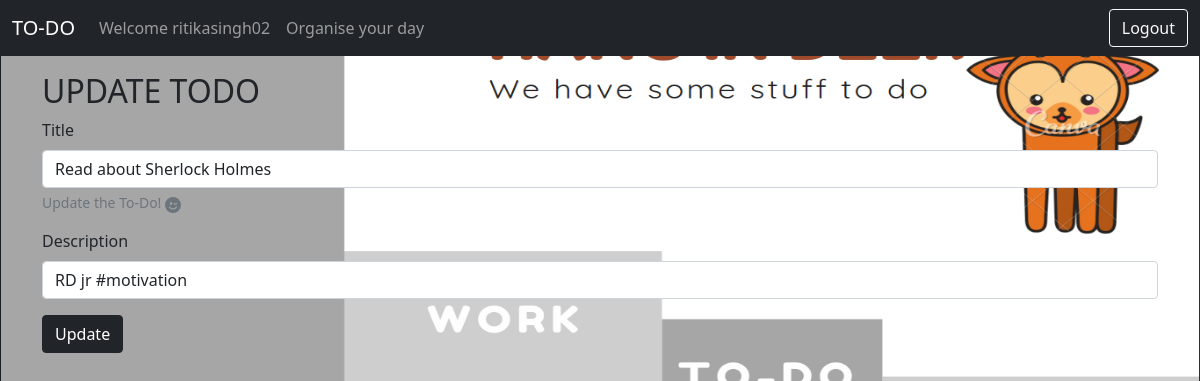
Page /update/2 (signed in) on the earlier database version.
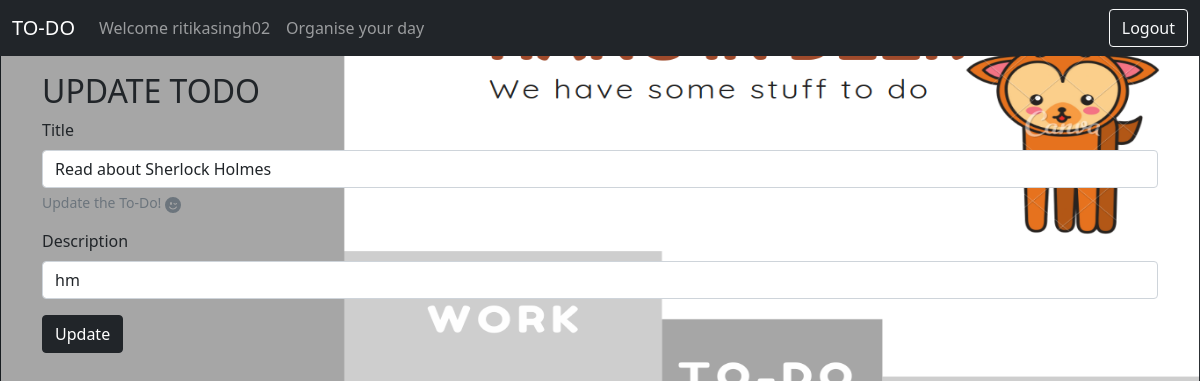
Same page on the later database version.
### app.py (models this page shows, shortened)
class Todo(db.Model):
    _tablename = 'todo'
    sno = db.Column(db.Integer, primary_key=True)
    title = db.Column(db.String(200), nullable=False)
    desc = db.Column(db.String(200), nullable=False)
    user = db.Column(db.String(200), db.ForeignKey('user.uname'))
    date_created = db.Column(db.DateTime, default=datetime.utcnow)

### app.py (the view, shortened to what this page needs)
@app.route('/update/<int:sno>', methods=['GET', 'POST'])
def update(sno):
    todo = Todo.query.filter_by(sno=sno, user=session['user']).first()
    return render_template("update.html", todo=todo, user=session['user'])

### templates/update.html (shortened to what this page needs)
{% extends 'base.html' %}
{%block body%}
    <div class="container my-3">
        <h2>UPDATE TODO</h2>
    <form action= "/update/{{todo.sno}}" method="POST">
        <div class="mb-3">
            <label for="title" class="form-label">Title</label>
            <input type="text" class="form-control" name = "title" id="title" value = "{{todo.title}}" aria-describedby="emailHelp">
            <div id="emailHelp" class="form-text">Update the To-Do!
            </div>
        </div>
        <div class="mb-3">
            <label for="desc" class="form-label">Description</label>
            <input type="text" class="form-control" name = "desc" id="desc" value="{{todo.desc}}">
        </div>
        <button type="submit" class="btn btn-dark ">Update</button>
        </form>
        </div>
{%endblock%}

### templates/base.html (shortened to what this page needs)
<!doctype html>
<html lang="en">
  <head>
    <link href="https://cdn.jsdelivr.net/npm/bootstrap@5.0.0/dist/css/bootstrap.min.css" rel="stylesheet">
    <link href="https://cdn.jsdelivr.net/npm/bootstrap@5.0.0/dist/css/bootstrap.min.css" rel="stylesheet">
  </head>
  <body onload="Focus()">
    <nav class="navbar navbar-expand-lg navbar-dark bg-dark">
        <div class="container-fluid">
          <a class="navbar-brand" href="/">TO-DO</a>
          <div class="collapse navbar-collapse" id="navbarSupportedContent">
            <ul class="navbar-nav me-auto mb-2 mb-lg-0">
              <li class="nav-item">
                {% if user%}
                <a class="nav-link deactive" aria-current="page" href="/">Welcome {{user}}</a>
                {%else%}
                <a class="nav-link active" aria-current="page" href="/login">Login</a>
                {%endif%}
              </li>
              <li class="nav-item">
                <a class="nav-link" href="#">Organise your day</a>
              </li>
            </ul>
            <div class="d-flex" >
              <button type="button" class="btn btn-outline-light" onclick="location.href ='/logout';">Logout</button>
            </div>
          </div>
        </div>
      </nav>
      {% block body %}
      {% endblock body %}
  </body>
  </html>

Differences in the rows shown:
changed Todo "ritikasingh02": desc "RD jr #motivation" → "hm"
